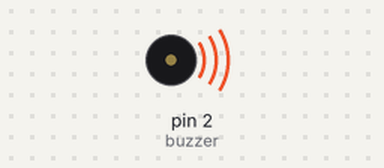
Recording of a sketch running on a simulated Arduino Uno, built with avr-gcc and run on an emulated ATmega328P. Parts: buzzer (waves = sounding).

Above: at 0.1 s.
At 35.8 s:
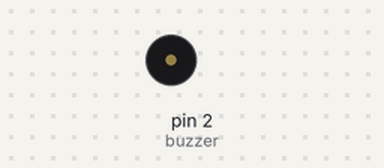
Timing chart, 0 to 40.0 s (numbered marks = the images above):
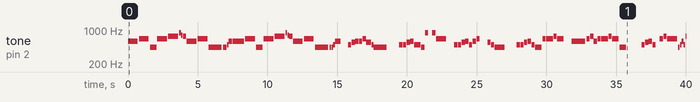

Measured:
- by itself, tone on pin 2 (buzzer): plays 587 Hz for 0.71 s, 659 Hz for 0.71 s, 440 Hz for 0.47 s, 659 Hz for 0.71 s, 740 Hz for 0.71 s, 880 Hz for 0.12 s … (92 notes in this stretch)

The sketch:

Rick_Roll_test.ino
```cpp
#include <pitches.h>
#define REST      0


// change this to make the song slower or faster
int tempo = 114;

// change this to whichever pin you want to use
const int buzzer = 2;

// notes of the moledy followed by the duration.
// a 4 means a quarter note, 8 an eighteenth , 16 sixteenth, so on
// !!negative numbers are used to represent dotted notes,
// so -4 means a dotted quarter note, that is, a quarter plus an eighteenth!!
int melody[] = {

  // Never Gonna Give You Up - Rick Astley
  // Score available at https://musescore.com/chlorondria_5/never-gonna-give-you-up_alto-sax
  // Arranged by Chlorondria

  NOTE_D5,-4, NOTE_E5,-4, NOTE_A4,4, //1
  NOTE_E5,-4, NOTE_FS5,-4, NOTE_A5,16, NOTE_G5,16, NOTE_FS5,8,
  NOTE_D5,-4, NOTE_E5,-4, NOTE_A4,2,
  NOTE_A4,16, NOTE_A4,16, NOTE_B4,16, NOTE_D5,8, NOTE_D5,16,
  NOTE_D5,-4, NOTE_E5,-4, NOTE_A4,4, //repeat from 1
  NOTE_E5,-4, NOTE_FS5,-4, NOTE_A5,16, NOTE_G5,16, NOTE_FS5,8,
  NOTE_D5,-4, NOTE_E5,-4, NOTE_A4,2,
  NOTE_A4,16, NOTE_A4,16, NOTE_B4,16, NOTE_D5,8, NOTE_D5,16,
  REST,4, NOTE_B4,8, NOTE_CS5,8, NOTE_D5,8, NOTE_D5,8, NOTE_E5,8, NOTE_CS5,-8,
  NOTE_B4,16, NOTE_A4,2, REST,4,

  REST,8, NOTE_B4,8, NOTE_B4,8, NOTE_CS5,8, NOTE_D5,8, NOTE_B4,4, NOTE_A4,8, //7
  NOTE_A5,8, REST,8, NOTE_A5,8, NOTE_E5,-4, REST,4,
  NOTE_B4,8, NOTE_B4,8, NOTE_CS5,8, NOTE_D5,8, NOTE_B4,8, NOTE_D5,8, NOTE_E5,8, REST,8,
  REST,8, NOTE_CS5,8, NOTE_B4,8, NOTE_A4,-4, REST,4,
  REST,8, NOTE_B4,8, NOTE_B4,8, NOTE_CS5,8, NOTE_D5,8, NOTE_B4,8, NOTE_A4,4,
  NOTE_E5,8, NOTE_E5,8, NOTE_E5,8, NOTE_FS5,8, NOTE_E5,4, REST,4,

  NOTE_D5,2, NOTE_E5,8, NOTE_FS5,8, NOTE_D5,8, //13
  NOTE_E5,8, NOTE_E5,8, NOTE_E5,8, NOTE_FS5,8, NOTE_E5,4, NOTE_A4,4,
  REST,2, NOTE_B4,8, NOTE_CS5,8, NOTE_D5,8, NOTE_B4,8,
  REST,8, NOTE_E5,8, NOTE_FS5,8, NOTE_E5,-4, NOTE_A4,16, NOTE_B4,16, NOTE_D5,16, NOTE_B4,16,
  NOTE_FS5,-8, NOTE_FS5,-8, NOTE_E5,-4, NOTE_A4,16, NOTE_B4,16, NOTE_D5,16, NOTE_B4,16,

  NOTE_E5,-8, NOTE_E5,-8, NOTE_D5,-8, NOTE_CS5,16, NOTE_B4,-8, NOTE_A4,16, NOTE_B4,16, NOTE_D5,16, NOTE_B4,16, //18
  NOTE_D5,4, NOTE_E5,8, NOTE_CS5,-8, NOTE_B4,16, NOTE_A4,8, NOTE_A4,8, NOTE_A4,8,
  NOTE_E5,4, NOTE_D5,2, NOTE_A4,16, NOTE_B4,16, NOTE_D5,16, NOTE_B4,16,
  NOTE_FS5,-8, NOTE_FS5,-8, NOTE_E5,-4, NOTE_A4,16, NOTE_B4,16, NOTE_D5,16, NOTE_B4,16,
  NOTE_A5,4, NOTE_CS5,8, NOTE_D5,-8, NOTE_CS5,16, NOTE_B4,8, NOTE_A4,16, NOTE_B4,16, NOTE_D5,16, NOTE_B4,16,

  NOTE_D5,4, NOTE_E5,8, NOTE_CS5,-8, NOTE_B4,16, NOTE_A4,4, NOTE_A4,8,  //23
  NOTE_E5,4, NOTE_D5,2, REST,4,
  REST,8, NOTE_B4,8, NOTE_D5,8, NOTE_B4,8, NOTE_D5,8, NOTE_E5,4, REST,8,
  REST,8, NOTE_CS5,8, NOTE_B4,8, NOTE_A4,-4, REST,4,
  REST,8, NOTE_B4,8, NOTE_B4,8, NOTE_CS5,8, NOTE_D5,8, NOTE_B4,8, NOTE_A4,4,
  REST,8, NOTE_A5,8, NOTE_A5,8, NOTE_E5,8, NOTE_FS5,8, NOTE_E5,8, NOTE_D5,8,

  REST,8, NOTE_A4,8, NOTE_B4,8, NOTE_CS5,8, NOTE_D5,8, NOTE_B4,8, //29
  REST,8, NOTE_CS5,8, NOTE_B4,8, NOTE_A4,-4, REST,4,
  NOTE_B4,8, NOTE_B4,8, NOTE_CS5,8, NOTE_D5,8, NOTE_B4,8, NOTE_A4,4, REST,8,
  REST,8, NOTE_E5,8, NOTE_E5,8, NOTE_FS5,4, NOTE_E5,-4,
  NOTE_D5,2, NOTE_D5,8, NOTE_E5,8, NOTE_FS5,8, NOTE_E5,4,
  NOTE_E5,8, NOTE_E5,8, NOTE_FS5,8, NOTE_E5,8, NOTE_A4,8, NOTE_A4,4,

  REST,-4, NOTE_A4,8, NOTE_B4,8, NOTE_CS5,8, NOTE_D5,8, NOTE_B4,8, //35
  REST,8, NOTE_E5,8, NOTE_FS5,8, NOTE_E5,-4, NOTE_A4,16, NOTE_B4,16, NOTE_D5,16, NOTE_B4,16,
  NOTE_FS5,-8, NOTE_FS5,-8, NOTE_E5,-4, NOTE_A4,16, NOTE_B4,16, NOTE_D5,16, NOTE_B4,16,
  NOTE_E5,-8, NOTE_E5,-8, NOTE_D5,-8, NOTE_CS5,16, NOTE_B4,8, NOTE_A4,16, NOTE_B4,16, NOTE_D5,16, NOTE_B4,16,
  NOTE_D5,4, NOTE_E5,8, NOTE_CS5,-8, NOTE_B4,16, NOTE_A4,4, NOTE_A4,8,

   NOTE_E5,4, NOTE_D5,2, NOTE_A4,16, NOTE_B4,16, NOTE_D5,16, NOTE_B4,16, //40
  NOTE_FS5,-8, NOTE_FS5,-8, NOTE_E5,-4, NOTE_A4,16, NOTE_B4,16, NOTE_D5,16, NOTE_B4,16,
  NOTE_A5,4, NOTE_CS5,8, NOTE_D5,-8, NOTE_CS5,16, NOTE_B4,8, NOTE_A4,16, NOTE_B4,16, NOTE_D5,16, NOTE_B4,16,
  NOTE_D5,4, NOTE_E5,8, NOTE_CS5,-8, NOTE_B4,16, NOTE_A4,4, NOTE_A4,8,
  NOTE_E5,4, NOTE_D5,2, NOTE_A4,16, NOTE_B4,16, NOTE_D5,16, NOTE_B4,16,

  NOTE_FS5,-8, NOTE_FS5,-8, NOTE_E5,-4, NOTE_A4,16, NOTE_B4,16, NOTE_D5,16, NOTE_B4,16, //45
  NOTE_A5,4, NOTE_CS5,8, NOTE_D5,-8, NOTE_CS5,16, NOTE_B4,8, NOTE_A4,16, NOTE_B4,16, NOTE_D5,16, NOTE_B4,16,
  NOTE_D5,4, NOTE_E5,8, NOTE_CS5,-8, NOTE_B4,16, NOTE_A4,4, NOTE_A4,8,
  NOTE_E5,4, NOTE_D5,2, NOTE_A4,16, NOTE_B4,16, NOTE_D5,16, NOTE_B4,16,
  NOTE_FS5,-8, NOTE_FS5,-8, NOTE_E5,-4, NOTE_A4,16, NOTE_B4,16, NOTE_D5,16, NOTE_B4,16, //45

  NOTE_A5,4, NOTE_CS5,8, NOTE_D5,-8, NOTE_CS5,16, NOTE_B4,8, NOTE_A4,16, NOTE_B4,16, NOTE_D5,16, NOTE_B4,16,
  NOTE_D5,4, NOTE_E5,8, NOTE_CS5,-8, NOTE_B4,16, NOTE_A4,4, NOTE_A4,8,

  NOTE_E5,4, NOTE_D5,2, REST,4
};

// sizeof gives the number of bytes, each int value is composed of two bytes (16 bits)
// there are two values per note (pitch and duration), so for each note there are four bytes
int notes = sizeof(melody) / sizeof(melody[0]) / 2;

// this calculates the duration of a whole note in ms
int wholenote = (60000 * 4) / tempo;

int divider = 0, noteDuration = 0;
int thisNote = 0;

void setup() {
  // iterate over the notes of the melody.
  // Remember, the array is twice the number of notes (notes + durations)

}

void loop() {
  // no need to repeat the melody.
    while(thisNote < notes * 2){

    // calculates the duration of each note
    divider = melody[thisNote + 1];
    if (divider > 0) {
      // regular note, just proceed
      noteDuration = (wholenote) / divider;
    } else if (divider < 0) {
      // dotted notes are represented with negative durations!!
      noteDuration = (wholenote) / abs(divider);
      noteDuration *= 1.5; // increases the duration in half for dotted notes
    }

    // we only play the note for 90% of the duration, leaving 10% as a pause
    tone(buzzer, melody[thisNote], noteDuration * 0.9);

    // Wait for the specief duration before playing the next note.
    delay(noteDuration);
    // stop the waveform generation before the next note.
    noTone(buzzer);
    thisNote = thisNote + 2;
    if(thisNote >= notes * 2){
      break;
    }
  }
  if(thisNote >= notes * 2){
    thisNote = 0;
  }
}
```
